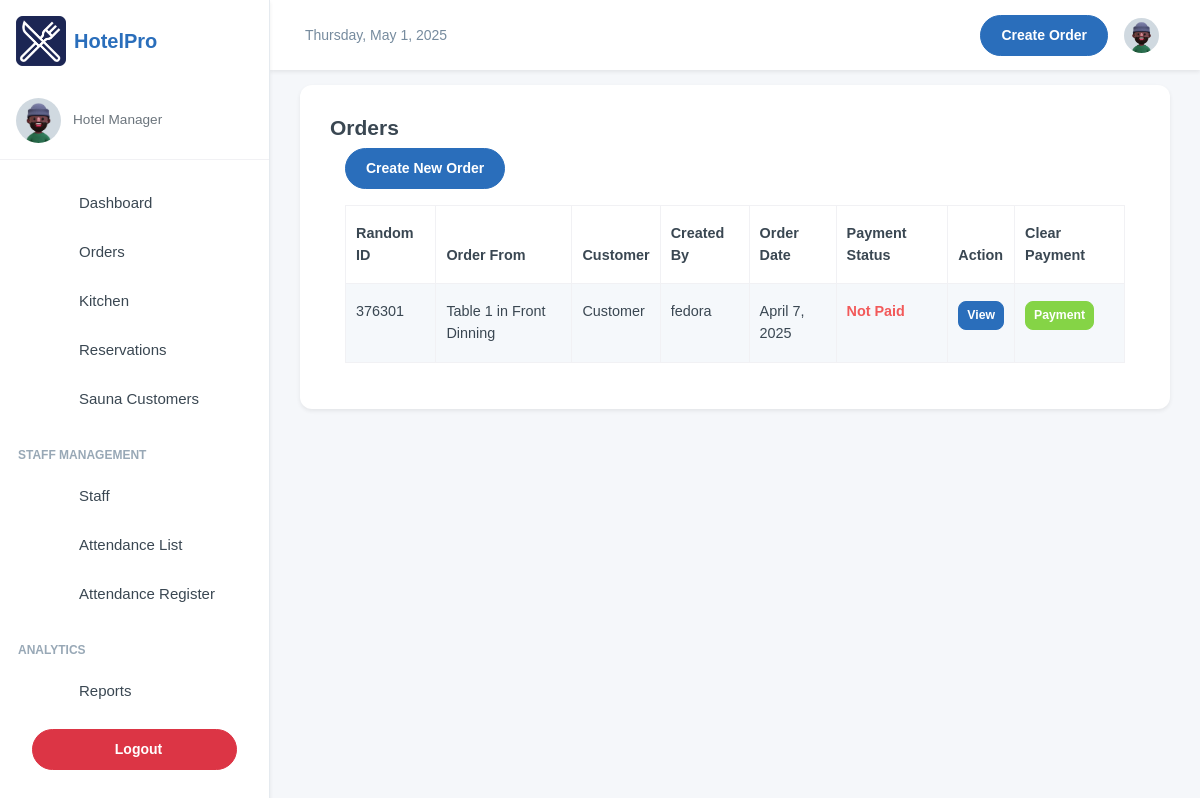
The app's page /manager/orders_transactions/ (signed in), older data.
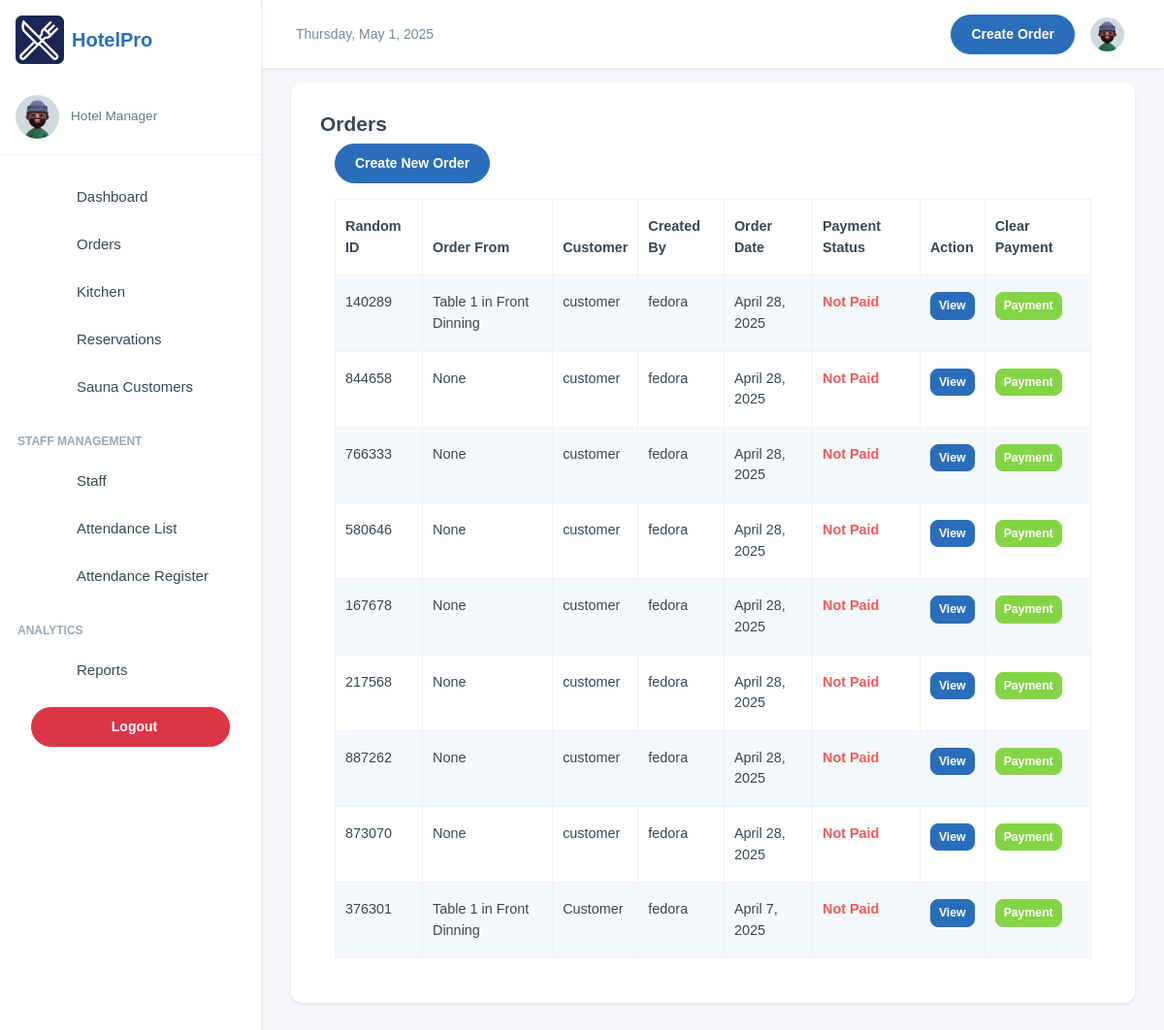
The same page, newer data.
### inventory/models.py (models this page shows, shortened)
class OrderTransaction(models.Model):
    pay_mode = (
        ("NO PAYMENT", "NO PAYMENT"),
        ("CASH", "CASH"),
        ("MOMO PAY", "MOMO PAY"),
        ("AIRTEL PAY", "AIRTEL PAY"),
    )
    random_id = models.CharField(max_length=6, unique=True, editable=False, default=generate_random_id)
    customer_name = models.CharField(max_length=255, blank=True, null=True, default="Customer")
    dining_area = models.ForeignKey(DiningArea, on_delete=models.SET_NULL, null=True, blank=True)
    table = models.ForeignKey(Table, on_delete=models.SET_NULL, null=True, blank=True )
    special_notes = models.TextField(default="Null")
    created = models.DateField(auto_now_add=True, blank=True, null=True)
    payment_mode = models.CharField(default="NO PAYMENT", max_length=50, choices=pay_mode)
    transaction_id = models.CharField(blank=True, null=True, max_length=100)
    created_by = models.ForeignKey(User, on_delete=models.SET_NULL, null=True, blank=True)
    updated = models.DateField(auto_now=True, blank=True, null=True)
    class Meta:
        ordering = ['-created']

class Table(models.Model):
    table_number = models.IntegerField()
    dining_area = models.ForeignKey(DiningArea, on_delete=models.CASCADE, related_name='tables')
    capacity = models.IntegerField()  # Number of seats at the table
    is_available = models.BooleanField(default=True)
    def __str__(self):
        return f"Table {self.table_number} in {self.dining_area.name}"

class DiningArea(models.Model):
    name = models.CharField(max_length=255)
    description = models.TextField(blank=True, null=True)

### inventory/views.py (the view)
# urls.py: path('orders_transactions/', views.orderTransactions, name='order_transactions'),
@login_required(login_url="/user/login/")
def orderTransactions(request):
    orders_list = OrderTransaction.objects.using('default').filter(payment_mode="NO PAYMENT").order_by('-updated', '-id')
    paginator = Paginator(orders_list, 10)
    page_number = request.GET.get('page')
    orders_list = paginator.get_page(page_number)
    return render(request, "ordertransactions.html", {"orders_list":orders_list})

### inventory/templates/ordertransactions.html (shortened to what this page needs)
{% extends 'base.html' %}
{% block content %}
<div class="card">
    <div class="card-body">
        <h4 class="fw-semibold mb-2">Orders</h4>
        <div class="container mt-2">
            <div class="row mb-3">
                <div class="col-auto">
                    <a href="/manager/add-order/" class="btn btn-primary">Create New Order</a>
                </div>
            </div>
            <table class="table table-striped table-bordered">
                <thead class="bg-dark text-light">
                    <tr>
                        <th>Random ID</th>
                        <th>Order From</th>
                        <th>Customer</th>
                        <th>Created By</th>
                        <th>Order Date</th>
                        <th>Payment Status</th>
                        <th>Action</th>
                        <th>Clear Payment</th>
                    </tr>
                </thead>
                <tbody>
                    {% for order in orders_list %}
                        {% if order.payment_mode == "NO PAYMENT" %}
                            <tr>
                                <td>{{ order.random_id }}</td>
                                <td>{{ order.table }}</td>
                                <td>{{ order.customer_name }}</td>
                                <td>{{ order.created_by }}</td>
                                <td>{{ order.created }}</td>
                                <td class="text-danger fw-semibold">Not Paid</td>
                                <td>
                                    <a href="/manager/orders_transactions/{{ order.id }}" class="btn btn-primary btn-sm">View</a>
                                </td>
                                <td>
                                    <a href="/manager/ordertransaction/{{ order.id }}/payment/" class="btn btn-success btn-sm">Payment</a>
                                </td>
                            </tr>
                        {% endif %}
                    {% endfor %}
                </tbody>
            </table>
        </div>
    </div>
</div>
{% endblock content %}

### templates/base.html (shortened to what this page needs)
<!doctype html>
<html lang="en">
{% load static %}
<head>
    <link rel="stylesheet" href="{% static 'assets/css/styles.min.css' %}" />
</head>
<body>
    <div class="page-wrapper" id="main-wrapper" data-layout="vertical" data-navbarbg="skin6" data-sidebartype="full"
        data-sidebar-position="fixed" data-header-position="fixed">
        <aside class="left-sidebar">
            <div>
                <div class="brand-logo d-flex align-items-center justify-content-between p-3">
                    <a href="/" class="text-nowrap logo-img d-flex align-items-center">
                        <img style="width: 50px;" src="{% static 'assets/images/logos/hotel.png' %}" alt="Hotel Logo" />
                        <span class="hotel-name">HotelPro</span>
                    </a>
                </div>
                <div class="user-profile border-bottom pb-3">
                    <div class="d-flex align-items-center">
                        <img src="{% static 'assets/images/profile/user-1.jpg' %}" alt="User Profile" width="45"
                            height="45" class="rounded-circle">
                        <div class="user-info">
                            <p class="user-role mb-0">Hotel Manager</p>
                        </div>
                    </div>
                </div>
                <nav class="sidebar-nav scroll-sidebar mt-3" data-simplebar="">
                    <ul id="sidebarnav">
                        <li class="sidebar-item">
                            <a class="sidebar-link" href="/manager/" aria-expanded="false">
                                <span class="nav-icon">
                                </span>
                                <span class="hide-menu">Dashboard</span>
                            </a>
                        </li>
                        <li class="sidebar-item">
                            <a class="sidebar-link" href="/manager/orders/" aria-expanded="false">
                                <span class="nav-icon">
                                </span>
                                <span class="hide-menu">Orders</span>
                            </a>
                        </li>
                        <li class="sidebar-item">
                            <a class="sidebar-link" href="/kitchen/" aria-expanded="false">
                                <span class="nav-icon">
                                </span>
                                <span class="hide-menu">Kitchen</span>
                            </a>
                        </li>
                        <li class="sidebar-item">
                            <a class="sidebar-link" href="/room_bookings/reservations/" aria-expanded="false">
                                <span class="nav-icon">
                                </span>
                                <span class="hide-menu">Reservations</span>
                            </a>
                        </li>
                        <li class="sidebar-item">
                            <a class="sidebar-link" href="/room_bookings/sauna_customers/" aria-expanded="false">
                                <span class="nav-icon">
                                </span>
                                <span class="hide-menu">Sauna Customers</span>
                            </a>
                        </li>
                        <li class="nav-small-cap">
                            <span class="hide-menu text-uppercase fw-bold text-muted">Staff Management</span>
                        </li>
                        <li class="sidebar-item">
                            <a class="sidebar-link" href="/staffing/staff/" aria-expanded="false">
                                <span class="nav-icon">
                                </span>
                                <span class="hide-menu">Staff</span>
                            </a>
                        </li>
                        <li class="sidebar-item">
                            <a class="sidebar-link" href="/staffing/attendance/" aria-expanded="false">
                                <span class="nav-icon">
                                </span>
                                <span class="hide-menu">Attendance List</span>
                            </a>
                        </li>
                        <li class="sidebar-item">
                            <a class="sidebar-link" href="/staffing/attendance/mark/" aria-expanded="false">
                                <span class="nav-icon">
                                </span>
                                <span class="hide-menu">Attendance Register</span>
                            </a>
                        </li>
                        <li class="nav-small-cap">
                            <span class="hide-menu text-uppercase fw-bold text-muted">Analytics</span>
                        </li>
                        <li class="sidebar-item">
                            <a class="sidebar-link" href="/manager/reports/" aria-expanded="false">
                                <span class="nav-icon">
                                </span>
                                <span class="hide-menu">Reports</span>
                            </a>
                        </li>
                    </ul>
                    <div class="mt-3 mx-3">
                        <a href="{% url 'logout' %}"
                            class="btn btn-danger logout-btn d-flex align-items-center justify-content-center">
                            <iconify-icon icon="lucide:log-out" class="me-2"></iconify-icon> Logout
                        </a>
                    </div>
                </nav>
            </div>
        </aside>
        <div class="body-wrapper">
            <header class="app-header">
                <nav class="navbar navbar-expand-lg navbar-light">
                    <ul class="navbar-nav">
                        <li class="nav-item d-none d-md-block">
                            <div class="d-flex align-items-center">
                                <span id="currentDate" class="header-text"></span>
                            </div>
                        </li>
                    </ul>
                    <div class="navbar-collapse justify-content-end px-0" id="navbarNav">
                        <ul class="navbar-nav flex-row ms-auto align-items-center justify-content-end">
                            <li class="nav-item">
                                <a href="/manager/add-order/" class="btn btn-md btn-primary">Create Order</a>
                            </li>
                            <li class="nav-item dropdown">
                                <a class="nav-link nav-icon-hover" href="javascript:void(0)" id="drop2"
                                    data-bs-toggle="dropdown" aria-expanded="false">
                                    <img src="{% static 'assets/images/profile/user-1.jpg' %}" alt="" width="35"
                                        height="35" class="rounded-circle">
                                </a>
                            </li>
                        </ul>
                    </div>
                </nav>
            </header>
            <div class="container-fluid">
                {% block content %}
                {% endblock content %}
            </div>
        </div>
    </div>
</body>
</html>

### templates/base.html (style rules this page uses)
:root { --primary-color: #2A6EBB; --secondary-color: #F8F9FA; --accent-color: #FFD700; --text-color: #333333; --success-color: #28a745; --danger-color: #dc3545; --warning-color: #ffc107; --info-color: #17a2b8; }
body { font-family: 'Poppins', sans-serif; background-color: #f5f7fa; }
.page-wrapper { background-color: #f5f7fa; }
.left-sidebar { background-color: #ffffff; box-shadow: 0 0.125rem 0.25rem rgba(0, 0, 0, 0.075); }
.sidebar-nav .sidebar-item .sidebar-link { color: var(--text-color); font-weight: 500; border-radius: 0.5rem; padding: 0.75rem 1.25rem; margin: 0.25rem 0.75rem; transition: all 0.2s ease; }
.app-header { background-color: #ffffff; box-shadow: 0 0.125rem 0.25rem rgba(0, 0, 0, 0.075); }
.brand-logo { padding: 1rem; }
.nav-icon { display: flex; align-items: center; justify-content: center; width: 1.5rem; height: 1.5rem; margin-right: 0.75rem; color: var(--primary-color); }
.btn-primary { background-color: var(--primary-color); border-color: var(--primary-color); }
.btn-danger { background-color: var(--danger-color); border-color: var(--danger-color); }
.card { border-radius: 0.75rem; border: none; box-shadow: 0 0.125rem 0.25rem rgba(0, 0, 0, 0.075); transition: transform 0.2s ease-in-out, box-shadow 0.2s ease-in-out; }
.hotel-name { font-weight: 600; margin-left: 0.5rem; font-size: 1.25rem; color: var(--primary-color); }
.user-profile { display: flex; align-items: center; padding: 1rem; }
.user-info { margin-left: 0.75rem; }
.user-role { font-size: 0.85rem; color: #6c757d; }
.logout-btn { margin-top: 1rem; width: 100%; }

### inventory/templates/ordertransactions.html (style rules this page uses)
table { font-size: .9rem; font-family: 'Arial', sans-serif; }

Row changes from the older to the newer data that the page shows:
added OrderTransaction: random_id "140289", table "Table 1 in Front Dinning", customer_name "customer", created_by "fedora", created "April 28, 2025"
added OrderTransaction: random_id "844658", table "None", customer_name "customer", created_by "fedora", created "April 28, 2025"
added OrderTransaction: random_id "766333", table "None", customer_name "customer", created_by "fedora", created "April 28, 2025"
added OrderTransaction: random_id "580646", table "None", customer_name "customer", created_by "fedora", created "April 28, 2025"
added OrderTransaction: random_id "167678", table "None", customer_name "customer", created_by "fedora", created "April 28, 2025"
added OrderTransaction: random_id "217568", table "None", customer_name "customer", created_by "fedora", created "April 28, 2025"
added OrderTransaction: random_id "887262", table "None", customer_name "customer", created_by "fedora", created "April 28, 2025"
added OrderTransaction: random_id "873070", table "None", customer_name "customer", created_by "fedora", created "April 28, 2025"
